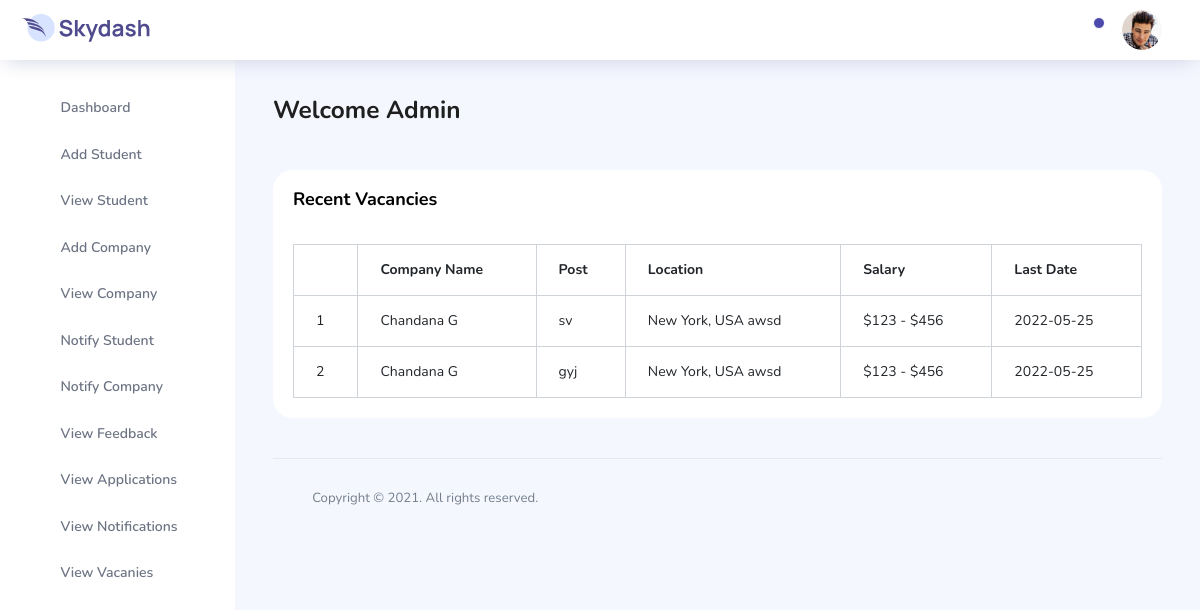
/admin/view-feedbacks.php (signed in), run on the app's committed database.
### tables this page shows
CREATE TABLE IF NOT EXISTS `vacancy` (
  `vacancy_id` int NOT NULL AUTO_INCREMENT,
  `company_id` int NOT NULL,
  `category_id` int NOT NULL,
  `post` varchar(30) NOT NULL,
  `description` text NOT NULL,
  `location` varchar(30) NOT NULL,
  `salary` varchar(30) NOT NULL,
  `last_date` date NOT NULL,
  `datetime` timestamp NOT NULL DEFAULT CURRENT_TIMESTAMP,
  PRIMARY KEY (`vacancy_id`)
);

CREATE TABLE IF NOT EXISTS `company` (
  `company_id` int NOT NULL AUTO_INCREMENT,
  `company_name` varchar(30) NOT NULL,
  `company_address` text NOT NULL,
  `company_contact_no` varchar(12) NOT NULL,
  `company_email` varchar(30) NOT NULL,
  `company_username` varchar(20) NOT NULL,
  `company_password` varchar(20) NOT NULL,
  PRIMARY KEY (`company_id`)
);

### admin/view-feedbacks.php (the view, shortened to what this page needs)
<?php
include './includes/connection.php';
?>
<!DOCTYPE html>
<html lang="en">
<head>
  <link rel="stylesheet" href="vendors/feather/feather.css">
  <link rel="stylesheet" href="vendors/ti-icons/css/themify-icons.css">
  <link rel="stylesheet" href="vendors/css/vendor.bundle.base.css">
  <link rel="stylesheet" href="vendors/datatables.net-bs4/dataTables.bootstrap4.css">
  <link rel="stylesheet" href="vendors/ti-icons/css/themify-icons.css">
  <link rel="stylesheet" type="text/css" href="js/select.dataTables.min.css">
  <link rel="stylesheet" href="css/vertical-layout-light/style.css">
</head>
<body>
  <div class="container-scroller">
    <?php include("./includes/navbar.php"); ?>
    <div class="container-fluid page-body-wrapper">
      <?php include("./includes/sidebar.php"); ?>
      <div class="main-panel">
        <div class="content-wrapper">
          <div class="row">
            <div class="col-md-12 grid-margin">
              <div class="row">
                <div class="col-12 col-xl-8 mb-4 mb-xl-0">
                  <h3 class="font-weight-bold">Welcome Admin</h3>
                </div>
              </div>
            </div>
          </div>
          <div class="row">
          <div class="col-lg-12 grid-margin stretch-card">
            <div class="card">
                <div class="card-body">
                    <h4 class="card-title">Recent Vacancies</h4>
                    <div class="table-responsive pt-3">
                    <table class="table table-bordered">
                        <thead>
                        <tr>
                            <th></th>
                            <th>Company Name</th>
                            <th>Post</th>
                            <th>Location</th>
                            <th>Salary</th>
                            <th>Last Date</th>
                        </tr>
                        </thead>
                        <tbody>
                        <?php
                            $query=mysqli_query($con,"SELECT vacancy.*,company.* from
                            vacancy,company where vacancy.company_id=company.company_id") or die(mysqli_error($con));
                            if(mysqli_num_rows($query)){
                                $i=1;
                                while($row=mysqli_fetch_array($query)){
                        ?>
                        <tr>
                            <td><?php echo $i; ?></td>
                            <td><?php echo $row['company_name']; ?></td>
                            <td><?php echo $row['post']; ?></td>
                            <td><?php echo $row['location']; ?></td>
                            <td><?php echo $row['salary']; ?></td>
                            <td><?php echo $row['last_date']; ?></td>
                        </tr>
                        <?php
                                $i++;
                                }
                            }
                        ?>
                        </tbody>
                    </table>
                    </div>
                </div>
            </div>
          </div>
        </div>
        <?php include("./includes/footer.php"); ?>
      </div>
    </div>
  </div>
</body>
</html>

### data on the page
vacancy: company.company_name "Chandana G", post "sv", location "New York, USA awsd", salary "$123 - $456", last_date "2022-05-25"
vacancy: company.company_name "Chandana G", post "gyj", location "New York, USA awsd", salary "$123 - $456", last_date "2022-05-25"
